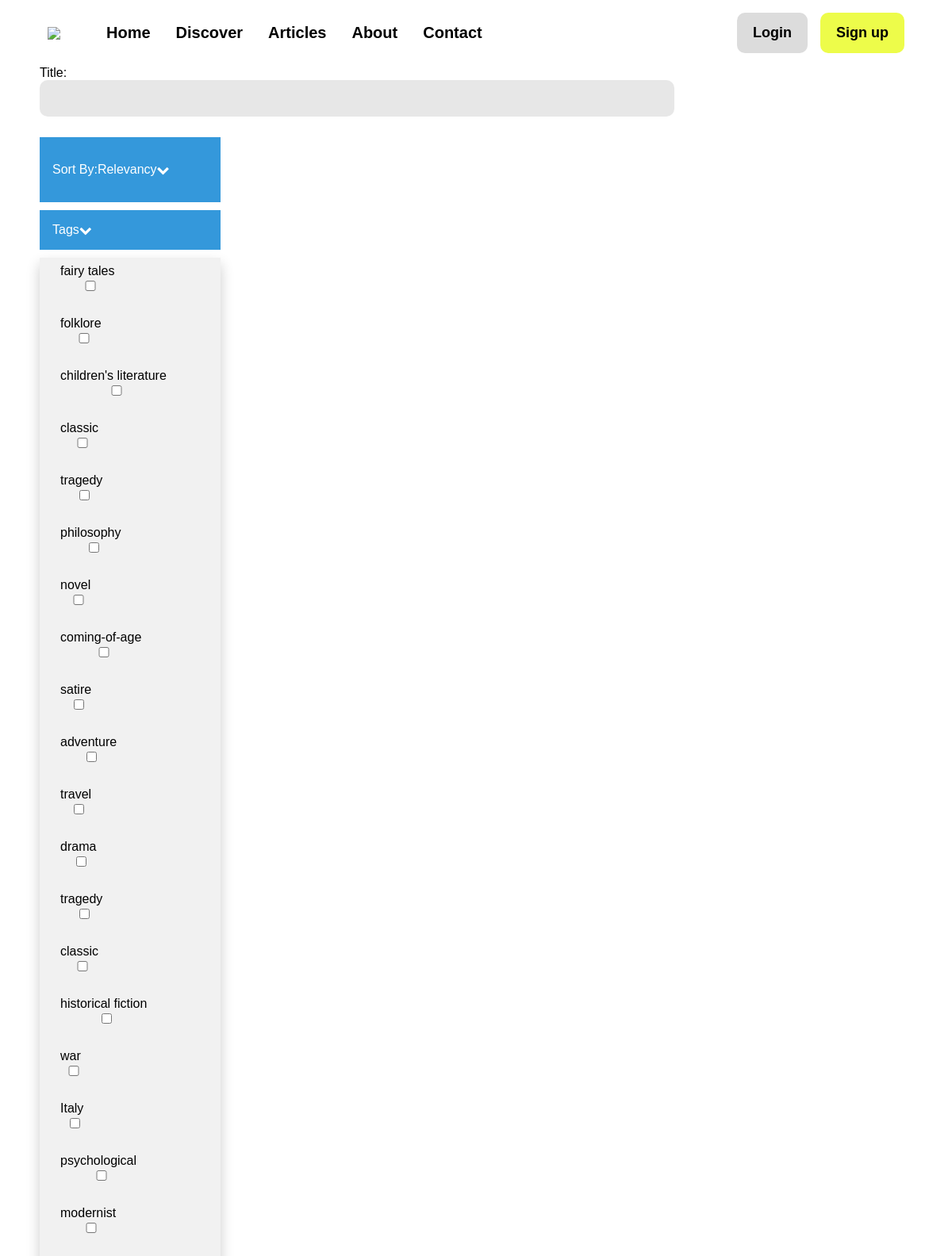
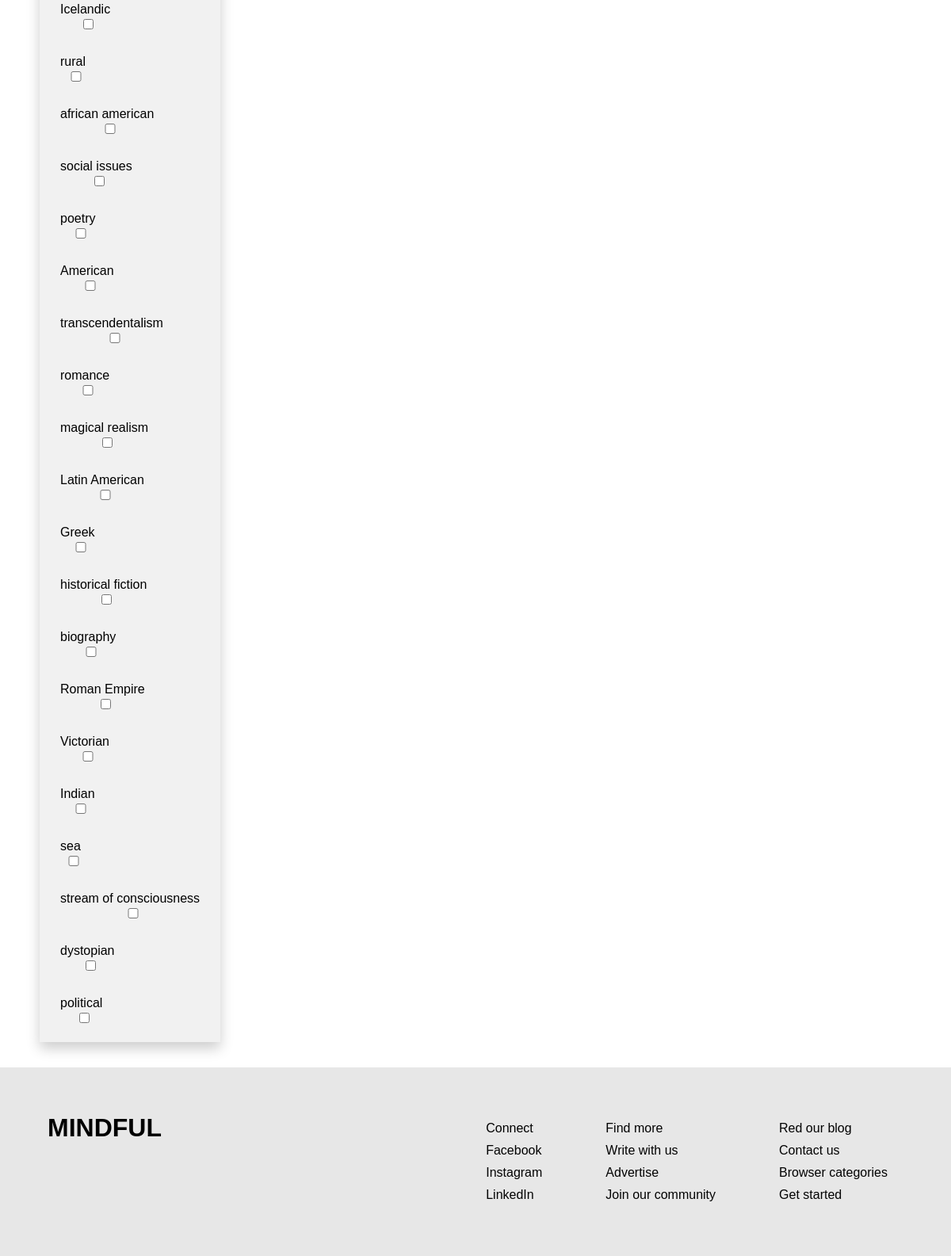
Page /test.php on the committed database (2 pictures, top to bottom).
### tables this page shows
CREATE TABLE tags(
  tag_id INT NOT NULL AUTO_INCREMENT,
  tag_name VARCHAR(200) NOT NULL,
  PRIMARY KEY(tag_id)
);

### classes/tags.php (called while the page is built, shortened)
<?php
require_once("classes/utils.php");
class Tags{
    public static function getAllTags(){
        $conn = Connection::connect();
        $stmt = $conn->prepare(SQL::$getAllTags);
        $stmt->execute();
        $tags = $stmt->fetchAll();
        return $tags;
    }
}

### classes/utils.php (called while the page is built, shortened)
<?php
class Utils {
  public static function escape($input) {
    return trim(htmlspecialchars($input));
  }
}

### components/tag-row.php (the view)
<button class="button-blank"><?php echo $tagName; ?><input name="<?php echo $tagName; ?>"  type="checkbox" id="myCheck" onclick="tickTag()"></button>

### components/header.php (shortened to what this page needs)
<!DOCTYPE html>
<html lang="en">
<head>
  <?php
  if (!empty($stylesheets)) {
    foreach ($stylesheets as $sheet) {
      echo "<link rel=\"stylesheet\" href=\"css/$sheet.css\">";
    }
  }
  ?>
</head>
<body>
  <header class="page-header">
    <div class="content-wrapper desktop-header-row">
      <div class="mobile-top">
      <img class="logo" src="icons/icons8-graph-96.png">
      </div>
      <div class="nav-links-left">
        <nav class="page-navigation" id="nav-list">
              <ul class="nav-links">
                  <li><a href="index.php">Home</a></li>
                  <li><a href="discover.php">Discover</a></li>
                  <li><a href="book-list.php">Articles</a></li>
                  <li><a href="about.php">About</a></li>
                  <li class="link-left"><a href="contact.php">Contact</a></li>
              </ul>
        </nav>
      </div>
      <div class="nav-links-right">
        <nav class="page-navigation" id="nav-list">
          <?php
                  if(isset($_SESSION["loggedIn"])) {
                    $user = $_SESSION["username"];
                    if($_SESSION["user_role"] === "Admin") {
                      echo "<li><a href='admin-dashboard.php'>Admin Dashboard</a></li>";
                    }
                    echo "<li><a href='logout.php'>Logout</a></li>";
                  }
                  else{
                    echo "<li class='link-right'> <a class='login-btn button' href='login.php'>Login</a></li>
                        <li class='link-right'> <a class='sign-up-btn button' href='register.php'>Sign up</a></li>";
                  }
            ?>
        </nav>
      </div>
    </div>
  </header>
  <main class="content-wrapper main-content">

### test.php (shortened to what this page needs)
<?php
require("classes/components.php");
require("classes/tags.php");
Components::pageHeader("Login", ["style", "font-awesome.min"], ["mobile-nav"]);
?>
<div class="search-container">
  <div class="search-options-container">
    <form action="">
      <label for="title">Title:</label>
      <input type="text" id="title" name="title" onkeyup="showHint(this.value)">
    </form>
    <div class="dropdown">
      <button id="dropbtn" onclick="myFunction('myDropdown')" class="dropbtn">Sort By: <p id="dropBtnTxt">Relevancy</p> <i class="fa fa-chevron-down" aria-hidden="true"></i></button>
      <button id="dropbtn" onclick="myFunction('tagsDropdown')" class="dropbtn">Tags <i class="fa fa-chevron-down" aria-hidden="true"></i></button>
      <div id="tagsDropdown" class="tag-content">
        <?php
          $tags = Tags::getAllTags();
          ?>
          <div class="tags-container">
            <?php
            Components::allTags($tags);
            ?>
          </div>
      </div>
    </div>
  </div>
  <div class="post-search-results">
    <div id="book-list" class="book-list">
    </div>
  </div>
</div>
<?php
Components::pageFooter();
?>

### classes/components.php (shortened to what this page needs)
<?php
class Components {
    public static function pageHeader($pageTitle, $stylesheets, $scripts){
        require("components/header.php");
    }
    public static function pageFooter(){
        require("components/footer.php");
    }
    public static function allTags($tags){
        if(!empty($tags)){
            foreach($tags as $tag){
                $tagName =  Utils::escape($tag["tag_name"]);
                require("components/tag-row.php");
            }
        } else {
            require("components/no-orders-found.php");
        }
    }
}

### components/footer.php
  </main>
  <footer class="page-footer">
    <div class="footer-wrapper">
      <div class="footer-top">
        <h2>MINDFUL</h2>
      </div>
      <div class="footer-middle-start footer-section">
        <ul>
          <li>Connect</li>
          <li><a href="https://www.facebook.com">Facebook</a></li>
          <li><a href="https://www.instagram.com">Instagram</a></li>
          <li><a href="https://www.linkedin.com">LinkedIn</a></li>
        </ul>
      </div>
      <div class="footer-middle-mid footer-section">
        <ul>
          <li><a href="">Find more</a></li>
          <li><a href="">Write with us</a></li>
          <li><a href="">Advertise</a></li>
          <li><a href="">Join our community</a></li>
        </ul>
      </div>
      <div class="footer-bottom footer-section">
        <ul>
          <li><a href="">Red our blog</a></li>
          <li><a href="">Contact us</a></li>
          <li><a href="">Browser categories</a></li>
          <li><a href="">Get started</a></li>
        </ul>
      </div>
    </div>
  </footer>
</body>
</html>

### css/style.css (style rules this page uses)
* { box-sizing: border-box; }
html { height: 100%; }
body { margin: 0; display: flex; min-height: 100vh; flex-direction: column; }
body, button, input, textarea, select { font-family: "Arial", "Helvetica", sans-serif; font-size: 16px; }
.button { background-color:rgb(237, 252, 74); color: black; display: inline-block; font-weight: bold; padding: 8px 16px; text-decoration: none; }
.button-blank { background-color: rgba(255, 255, 255, 0); border: none; padding: 8px 16px; }
input, textarea { border: none; background-color: #E7E7E7ff; border-radius: 10px; }
.page-header { background-color: #fff; }
.page-footer { margin-top: 32px; text-align: center; background-color: #E7E7E7ff ; }
.footer-wrapper { display: flex; padding:42px 5vw; align-items: flex-start; }
.footer-top h2 { margin:0; }
.footer-section ul { list-style: none; text-align: left; margin:0 20px; }
.footer-section ul li { margin:10px 0; }
.footer-section ul li a { text-decoration: none; color: #030303ff; }
.footer-top { margin-right: auto; }
.page-header, .page-footer { padding: 16px; }
.desktop-header-row { margin: auto; width: 100%; }
.main-content { padding: 16px; flex: 1; }
.mobile-top { display: flex; justify-content: space-between; align-items: center; }
.page-navigation { display: none; }
.nav-links { list-style: none; margin: 0; padding: 0; text-align: center; }
.nav-links a { color: black; display: block; font-weight: bold; font-size: 20px; margin-top: 16px; padding: 8px; text-decoration: none; }
.sign-up-btn { border-radius: 10px; padding:15px 20px !important; font-size: 18px !important; }
.login-btn { background-color: gainsboro; border-radius: 10px; padding:15px 20px !important; font-size: 18px !important; }
.book-list { display: flex; flex-wrap: wrap; align-items: flex-start; gap: 16px; }
input:not(input.button) { margin-bottom: 16px; padding: 14px; width: 100%; }
.dropbtn { display: flex; align-items: center; background-color: #3498DB; color: white; padding: 16px; border: none; cursor: pointer; margin:10px 0; width: 100%; }
.dropdown { position: relative; display: inline-block; }
.tag-content { flex-direction: column; background-color: #f1f1f1; box-shadow: 0px 8px 16px 0px rgba(0,0,0,0.2); min-width: 160px; }
.tags-container { display: flex; flex-direction: column; align-items: flex-start; }
@media screen and (min-width: 950px) { body, html { overflow-x: hidden; } }
@media screen and (min-width: 950px) { .page-header, .page-footer { padding:16px 0; } }
@media screen and (min-width: 950px) { h2 { font-size: 32px; } }
@media screen and (min-width: 950px) { .desktop-header-row { width: 90%; } }
@media screen and (min-width: 950px) { .main-content { padding: 0; width: 100vw; } }
@media screen and (min-width: 950px) { .desktop-header-row { display: flex; justify-content: flex-start; align-items: center; } }
@media screen and (min-width: 950px) { .page-navigation { display: flex; list-style: none; gap:0 16px; } }
@media screen and (min-width: 950px) { .logo { width: 50px; } }
@media screen and (min-width: 950px) { .nav-links { display: flex; align-items: center; } }
@media screen and (min-width: 950px) { .nav-links-left { margin-right: auto; } }
@media screen and (min-width: 950px) { .nav-links a { margin-top: 0; margin-left: 16px; } }
@media screen and (min-width: 950px) { .book-list { padding:25px 50px; flex-wrap: nowrap; overflow: hidden; width: 95%; } }
@media screen and (min-width: 950px) { .post-search-results { display: flex; justify-content: center; max-width: 75%; } }
@media screen and (min-width: 950px) { .post-search-results .book-list { flex-wrap: wrap; margin-left: 250px; } }
@media screen and (min-width: 950px) { .search-container { display: flex; padding-left:50px; } }
@media screen and (min-width: 950px) { .search-options-container { width: 100%; } }

### rows in the picture
tags: tag_name "fairy tales"
tags: tag_name "folklore"
tags: tag_name "children's literature"
tags: tag_name "classic"
tags: tag_name "tragedy"
tags: tag_name "philosophy"
tags: tag_name "novel"
tags: tag_name "coming-of-age"
tags: tag_name "satire"
tags: tag_name "adventure"
tags: tag_name "travel"
tags: tag_name "drama"
tags: tag_name "tragedy"
tags: tag_name "classic"
tags: tag_name "historical fiction"
tags: tag_name "war"
tags: tag_name "Italy"
tags: tag_name "psychological"
tags: tag_name "modernist"
tags: tag_name "Icelandic"
tags: tag_name "rural"
tags: tag_name "african american"
tags: tag_name "social issues"
tags: tag_name "poetry"
tags: tag_name "American"
tags: tag_name "transcendentalism"
tags: tag_name "romance"
tags: tag_name "magical realism"
tags: tag_name "Latin American"
tags: tag_name "Greek"
tags: tag_name "historical fiction"
tags: tag_name "biography"
tags: tag_name "Roman Empire"
tags: tag_name "Victorian"
tags: tag_name "Indian"
tags: tag_name "sea"
tags: tag_name "stream of consciousness"
tags: tag_name "dystopian"
tags: tag_name "political"
